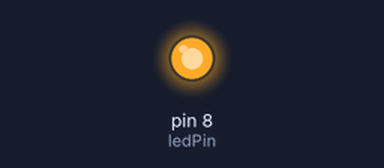
This sketch was run on a simulated Arduino Uno, built with avr-gcc and run on an emulated ATmega328P. On the bench: output pins drawn as LEDs (lit = HIGH).

Above: at 1.5 s.
At 5.3 s:
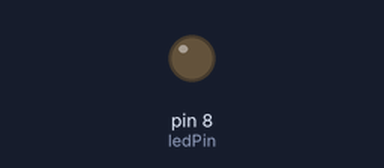
Timing chart, 0 to 7.8 s (numbered marks = the images above):
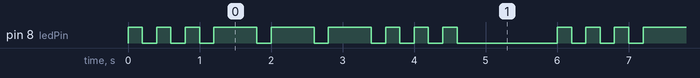

The sketch:

challenge_04_morsecode_sos_loesung_copy.ino
```cpp
/*
Challenge 04: "Lass die LED im Morsecode SOS blinken" - MUSTERLÖSUNG
====================================================================
*/

const int ledPin = 8; // Digital Output für externe LED

void setup()
{
    pinMode(ledPin, OUTPUT);
}

void loop()
{
    // S: kurz kurz kurz
    for (int i = 0; i < 3; i++)
    {
        digitalWrite(ledPin, HIGH);
        delay(200);
        digitalWrite(ledPin, LOW);
        delay(200);
    }
    // O: lang lang lang
    for (int i = 0; i < 3; i++)
    {
        digitalWrite(ledPin, HIGH);
        delay(600);
        digitalWrite(ledPin, LOW);
        delay(200);
    }
    // S: kurz kurz kurz
    for (int i = 0; i < 3; i++)
    {
        digitalWrite(ledPin, HIGH);
        delay(200);
        digitalWrite(ledPin, LOW);
        delay(200);
    }
    delay(1200); // Pause zwischen SOS
}
```

Measured:
- by itself, pin 8 (ledPin): repeats every 6.0 s: 2 × (LOW 0.20 s, HIGH 0.20 s), 3 × (LOW 0.20 s, HIGH 0.60 s), 3 × (LOW 0.20 s, HIGH 0.20 s), LOW 1.4 s, HIGH 0.20 s
- by itself, everything shown: repeats every 6.0 s, in 18 steps
